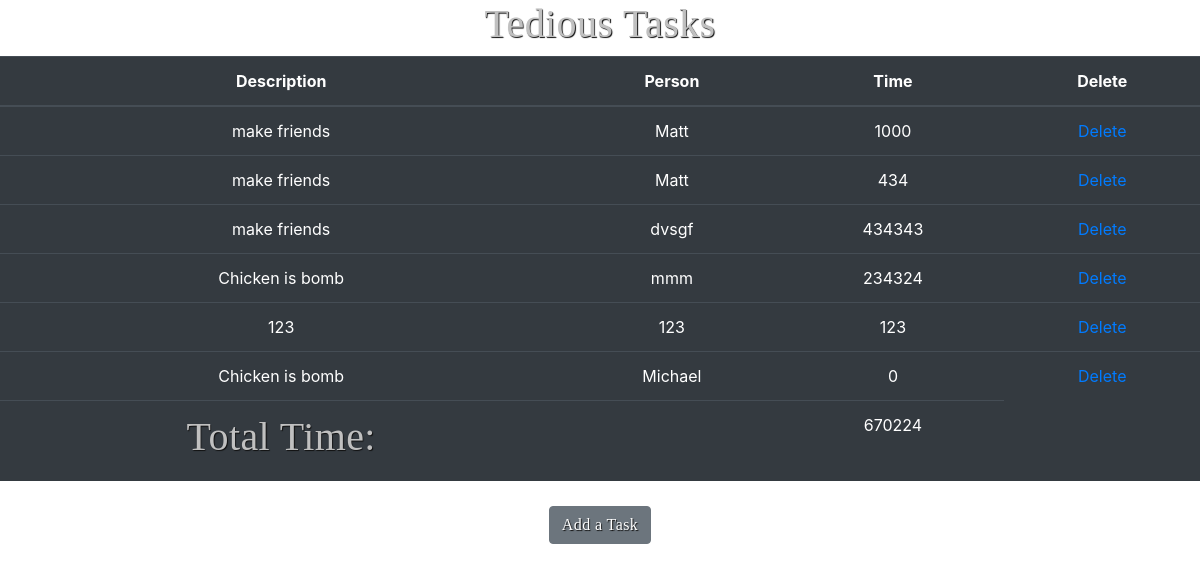
The page / on the database its author committed.
### tedious_app/models.py (models this page shows, shortened)
class Task(models.Model):
    description = models.CharField(max_length=50)
    time = models.IntegerField(default=0)
    person = models.CharField(max_length=50)

### tedious_app/views.py (the view)
# urls.py: path('', views.task_index, name='task_index'),
def task_index(request):
    task = Task.objects.all()
    sum_time = task.aggregate(Sum('time'))
    print(sum_time)
    sum_timee = sum_time['time__sum']
    print(sum_timee)
    return render(request, 'home.html',
    {'task': task, 'sum_timee': sum_timee})

### tedious_app/templates/home.html (shortened to what this page needs)
{% load static %}
<!DOCTYPE html>
<html lang="en">
<head>
    <link rel="stylesheet" type="text/css" href="{% static 'css/style.css' %}">
    <link rel="stylesheet" href="https://stackpath.bootstrapcdn.com/bootstrap/4.3.1/css/bootstrap.min.css">
</head>
<body>
<h1>Tedious Tasks</h1>
<table class="table table-dark">
    <thead>
    <tr>
      <th>Description</th>
      <th>Person</th>
      <th>Time</th>
      <th>Delete</th>
    </thead>
  <tbody>
      {% for task in task %}
    <a href="/task/{{ task.id }}">
      <td>{{ task.description}}</td>
    </a>
      <td>{{task.person}}</td>
      <td> {{task.time}}</td>
      <td> <a href="{% url 'task_delete' task.id %}">Delete</a></td>
    {% endfor %}
      <td><h1>Total Time:</h1></td>
      <td>
    </td>
    <td>{{sum_timee}}</td>
    </tbody>
</table>
</body>
</html>
<h1><a href="{% url 'task_create' %}" class="btn btn-secondary">Add a Task</a></h1>

### tedious_app/static/css/style.css (style rules this page uses)
body { text-align: center; margin: 2rem; }
h1 { size: 35px; font-weight: 700; letter-spacing: .01em; text-shadow: .022em .022em .022em #111; color:silver; font-family: 'Dancing Script', cursive; }
* { text-align: center; }

### rows shown on the page
Task: description "make friends", person "Matt", time "1000"
Task: description "make friends", person "Matt", time "434"
Task: description "make friends", person "dvsgf", time "434343"
Task: description "Chicken is bomb", person "mmm", time "234324"
Task: description "123", person "123", time "123"
Task: description "Chicken is bomb", person "Michael", time "0"

### other values the page prints
{{ sum_timee }} "670224"
